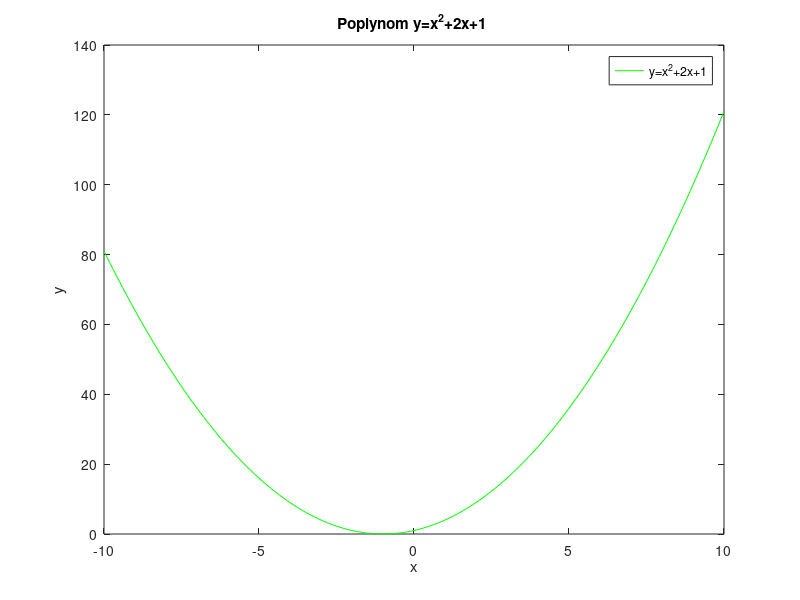

This chart was generated by the following MATLAB code:
x1=-10:0.1:10;
 
y1=polyval([1 2 1],x1);
 
 h=plot(x1,y1,'-g');
legend('y=x^2+2x+1');
xlabel('x'); ylabel('y');
title('Poplynom y=x^2+2x+1 ' );